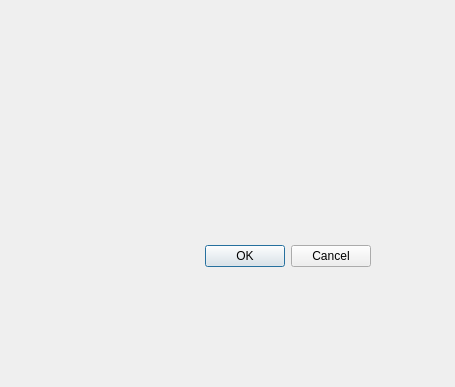
<?xml version="1.0" encoding="UTF-8"?>
<ui version="4.0">
 <class>FilterDialog</class>
 <widget class="QDialog" name="FilterDialog">
  <property name="geometry">
   <rect>
    <x>0</x>
    <y>0</y>
    <width>455</width>
    <height>387</height>
   </rect>
  </property>
  <property name="windowTitle">
   <string>Dialog</string>
  </property>
  <widget class="QDialogButtonBox" name="buttonBox">
   <property name="geometry">
    <rect>
     <x>30</x>
     <y>240</y>
     <width>341</width>
     <height>32</height>
    </rect>
   </property>
   <property name="orientation">
    <enum>Qt::Orientation::Horizontal</enum>
   </property>
   <property name="standardButtons">
    <set>QDialogButtonBox::StandardButton::Cancel|QDialogButtonBox::StandardButton::Ok</set>
   </property>
  </widget>
 </widget>
 <resources/>
 <connections>
  <connection>
   <sender>buttonBox</sender>
   <signal>accepted()</signal>
   <receiver>FilterDialog</receiver>
   <slot>accept()</slot>
   <hints>
    <hint type="sourcelabel">
     <x>248</x>
     <y>254</y>
    </hint>
    <hint type="destinationlabel">
     <x>157</x>
     <y>274</y>
    </hint>
   </hints>
  </connection>
  <connection>
   <sender>buttonBox</sender>
   <signal>rejected()</signal>
   <receiver>FilterDialog</receiver>
   <slot>reject()</slot>
   <hints>
    <hint type="sourcelabel">
     <x>316</x>
     <y>260</y>
    </hint>
    <hint type="destinationlabel">
     <x>286</x>
     <y>274</y>
    </hint>
   </hints>
  </connection>
 </connections>
</ui>
